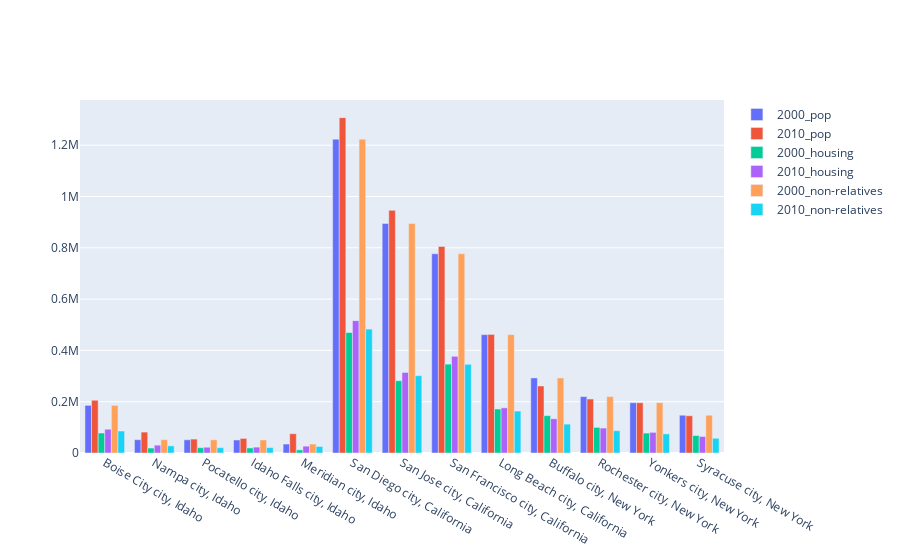

This figure's notebook cell:
### Code cell
fig = go.Figure(data=[
    go.Bar(name='2000_pop', x=three_state_df['City_Name'], y=three_state_df['Total_Population_2000']),
    go.Bar(name='2010_pop', x=three_state_df['City_Name'], y=three_state_df['Total_Population_2010']),
    go.Bar(name='2000_housing', x=three_state_df['City_Name'], y=three_state_df['Total_Housing_2000']),
    go.Bar(name='2010_housing', x=three_state_df['City_Name'], y=three_state_df['Total_Housing_2010']),
    go.Bar(name='2000_non-relatives', x=three_state_df['City_Name'], y=three_state_df['Presence_of_Non-Relatives_2000']),
    go.Bar(name='2010_non-relatives', x=three_state_df['City_Name'], y=three_state_df['Presence_of_Non-Relatives_2010']),
])
fig.update_layout(barmode='group')
fig.show()

### Figure 1 — Plotly figure (JSON) as saved in the notebook; plotly's stock layout.template omitted (floating-point values rounded to 4 significant figures)
{"data": [{"name": "2000_pop", "type": "bar", "x": ["Boise City city, Idaho", "Nampa city, Idaho", "Pocatello city, Idaho", "Idaho Falls city, Idaho", "Meridian city, Idaho", "San Diego city, California", "San Jose city, California", "San Francisco city, California", "Long Beach city, California", "Buffalo city, New York", "Rochester city, New York", "Yonkers city, New York", "Syracuse city, New York"], "y": [185787, 51867, 51466, 50730, 34919, 1223400, 894943, 776733, 461522, 292648, 219773, 196086, 147306]}, {"name": "2010_pop", "type": "bar", "x": ["Boise City city, Idaho", "Nampa city, Idaho", "Pocatello city, Idaho", "Idaho Falls city, Idaho", "Meridian city, Idaho", "San Diego city, California", "San Jose city, California", "San Francisco city, California", "Long Beach city, California", "Buffalo city, New York", "Rochester city, New York", "Yonkers city, New York", "Syracuse city, New York"], "y": [205671, 81557, 54255, 56813, 75092, 1307402, 945942, 805235, 462257, 261310, 210565, 195976, 145170]}, {"name": "2000_housing", "type": "bar", "x": ["Boise City city, Idaho", "Nampa city, Idaho", "Pocatello city, Idaho", "Idaho Falls city, Idaho", "Meridian city, Idaho", "San Diego city, California", "San Jose city, California", "San Francisco city, California", "Long Beach city, California", "Buffalo city, New York", "Rochester city, New York", "Yonkers city, New York", "Syracuse city, New York"], "y": ["77850", "19379", "20627", "19771", "12293", "469689", "281841", "346527", "171632", "145574", "99789", "77589", "68192"]}, {"name": "2010_housing", "type": "bar", "x": ["Boise City city, Idaho", "Nampa city, Idaho", "Pocatello city, Idaho", "Idaho Falls city, Idaho", "Meridian city, Idaho", "San Diego city, California", "San Jose city, California", "San Francisco city, California", "Long Beach city, California", "Buffalo city, New York", "Rochester city, New York", "Yonkers city, New York", "Syracuse city, New York"], "y": [92700, 30507, 22404, 22977, 26674, 516033, 314038, 376942, 176032, 133444, 97158, 80389, 64356]}, {"name": "2000_non-relatives", "type": "bar", "x": ["Boise City city, Idaho", "Nampa city, Idaho", "Pocatello city, Idaho", "Idaho Falls city, Idaho", "Meridian city, Idaho", "San Diego city, California", "San Jose city, California", "San Francisco city, California", "Long Beach city, California", "Buffalo city, New York", "Rochester city, New York", "Yonkers city, New York", "Syracuse city, New York"], "y": ["185787", "51867", "51466", "50730", "34919", "1223400", "894943", "776733", "461522", "292648", "219773", "196086", "147306"]}, {"name": "2010_non-relatives", "type": "bar", "x": ["Boise City city, Idaho", "Nampa city, Idaho", "Pocatello city, Idaho", "Idaho Falls city, Idaho", "Meridian city, Idaho", "San Diego city, California", "San Jose city, California", "San Francisco city, California", "Long Beach city, California", "Buffalo city, New York", "Rochester city, New York", "Yonkers city, New York", "Syracuse city, New York"], "y": [85704, 27729, 20832, 21203, 25302, 483092, 301366, 345811, 163531, 112536, 87027, 74550, 57355]}], "layout": {"barmode": "group"}}
